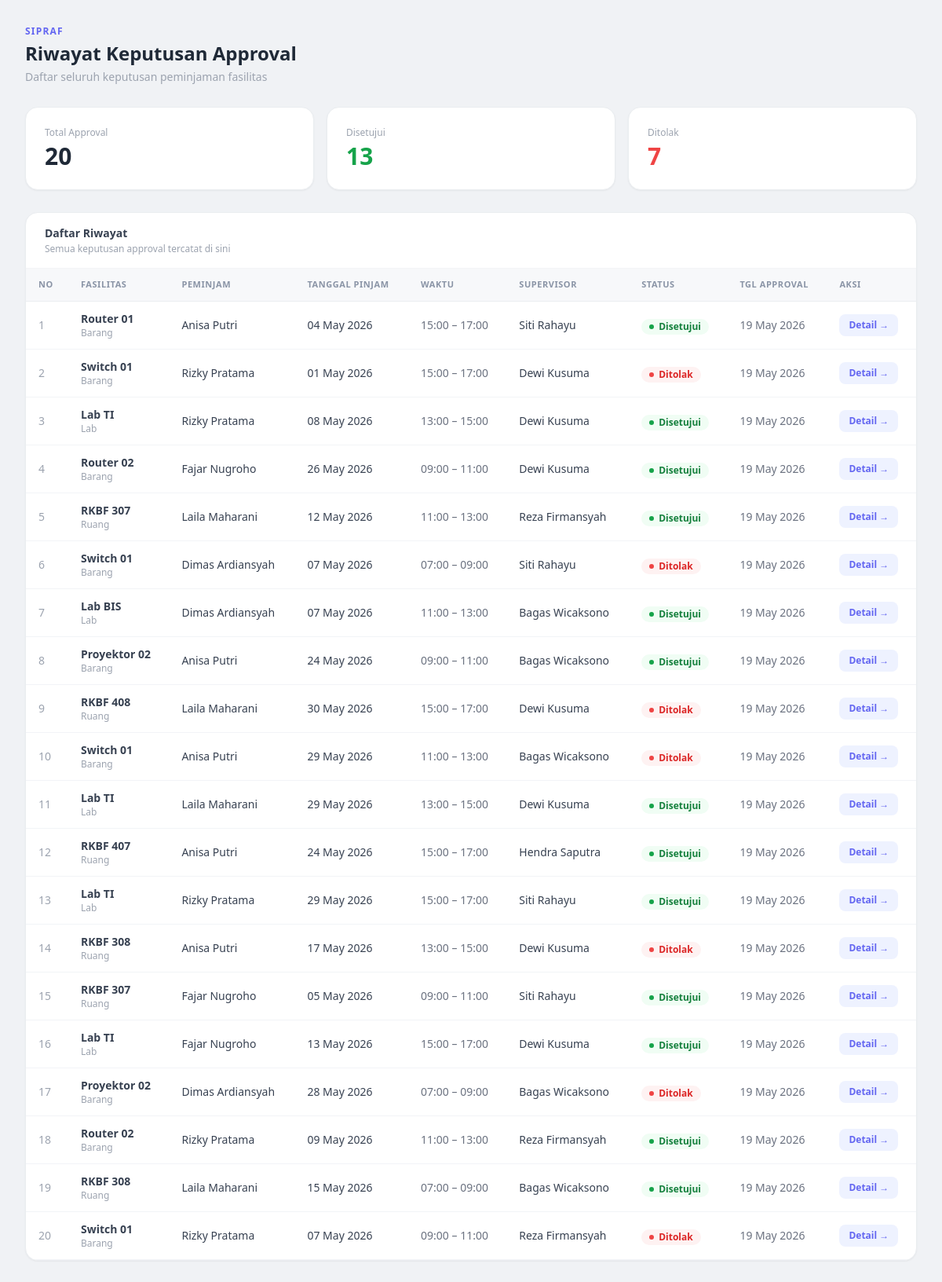
The page /pages/approval/index.php on the database its author committed.
### tables this page shows
CREATE TABLE `approvals` (
  `id` int NOT NULL,
  `reservation_id` int NOT NULL,
  `user_id` int NOT NULL,
  `status` enum('disetujui','ditolak') NOT NULL,
  `notes` text,
  `created_at` timestamp NULL DEFAULT CURRENT_TIMESTAMP
);

CREATE TABLE `facilities` (
  `id` int NOT NULL,
  `name` varchar(255) NOT NULL,
  `kategori` enum('lab','ruang','barang') NOT NULL,
  `kapasitas` int DEFAULT '0',
  `deskripsi` text,
  `status` enum('tersedia','dipinjam') DEFAULT 'tersedia',
  `created_at` timestamp NULL DEFAULT CURRENT_TIMESTAMP
);

CREATE TABLE `users` (
  `id` int NOT NULL,
  `name` varchar(255) NOT NULL,
  `email` varchar(255) NOT NULL,
  `password` varchar(255) NOT NULL,
  `role` enum('admin','supervisor','borrower') NOT NULL,
  `foto` varchar(255) DEFAULT NULL,
  `created_at` timestamp NULL DEFAULT CURRENT_TIMESTAMP
);

CREATE TABLE `reservations` (
  `id` int NOT NULL,
  `user_id` int NOT NULL,
  `facility_id` int NOT NULL,
  `notes` text,
  `tanggal` date NOT NULL,
  `jam_mulai` time NOT NULL,
  `jam_selesai` time NOT NULL,
  `status` enum('diajukan','disetujui','ditolak','dibatalkan') DEFAULT 'diajukan',
  `created_at` timestamp NULL DEFAULT CURRENT_TIMESTAMP
);

### helper/data/approval.php (called while the page is built, shortened)
<?php
function getAllApproval($conn) {
    $query = "SELECT
                a.id,
                a.status AS status_approval,
                a.notes AS catatan_approval,
                a.created_at AS tanggal_approval,
                r.id AS reservation_id,
                r.tanggal,
                r.jam_mulai,
                r.jam_selesai,
                r.notes AS catatan_reservasi,
                r.status AS status_reservasi,
                f.name AS nama_fasilitas,
                f.kategori,
                u_peminjam.name AS nama_peminjam,
                u_supervisor.name AS nama_supervisor
              FROM approvals a
              JOIN reservations r ON a.reservation_id = r.id
              JOIN facilities f ON r.facility_id = f.id
              JOIN users u_peminjam ON r.user_id = u_peminjam.id
              JOIN users u_supervisor ON a.user_id = u_supervisor.id
              ORDER BY a.created_at DESC";
    $result = mysqli_query($conn, $query);
    return $result;
}
function getLaporanApproval($conn) {
    $query = "SELECT
                a.id,
                a.status AS status_approval,
                a.notes AS catatan_approval,
                a.created_at AS tanggal_approval,
                r.tanggal,
                r.jam_mulai,
                r.jam_selesai,
                f.name AS nama_fasilitas,
                f.kategori,
                u_peminjam.name AS nama_peminjam,
                u_supervisor.name AS nama_supervisor
              FROM approvals a
              JOIN reservations r ON a.reservation_id = r.id
              JOIN facilities f ON r.facility_id = f.id
              JOIN users u_peminjam ON r.user_id = u_peminjam.id
              JOIN users u_supervisor ON a.user_id = u_supervisor.id
              ORDER BY a.created_at DESC";
    $result = mysqli_query($conn, $query);
    $data_laporan = [];
    while ($row = mysqli_fetch_assoc($result)) {
        $data_laporan[] = $row;
    }
    return $data_laporan;
}

### logic/approval_process.php (called while the page is built)
<?php
require_once __DIR__ . '/../helper/data/approval.php';
function generateLaporan($conn) {
    $data_laporan = getLaporanApproval($conn);
    $total = count($data_laporan);
    $total_disetujui = 0;
    $total_ditolak = 0;
    foreach ($data_laporan as $row) {
        if ($row['status_approval'] === 'disetujui') {
            $total_disetujui++;
        } else if ($row['status_approval'] === 'ditolak') {
            $total_ditolak++;
        }
    }
    $hasil_laporan = [
        'total'           => $total,
        'total_disetujui' => $total_disetujui,
        'total_ditolak'   => $total_ditolak,
        'detail'          => $data_laporan
    ];
    return $hasil_laporan;
}

### pages/approval/index.php (the view, shortened to what this page needs)
<?php
require_once __DIR__ . '/../../helper/db_conn.php';
require_once __DIR__ . '/../../helper/data/approval.php';
require_once __DIR__ . '/../../logic/approval_process.php';
$role    = $_SESSION['role']    ?? 'borrower';
$user_id = $_SESSION['user_id'] ?? 0;
$data_approval = ($role === 'admin' || $role === 'supervisor')
    ? getAllApproval($conn)
    : getApprovalByUser($conn, $user_id);
$laporan = ($role === 'admin' || $role === 'supervisor') ? generateLaporan($conn) : null;
?>
<!DOCTYPE html>
<html lang="id">
<head>
    <script src="https://cdn.tailwindcss.com"></script>
</head>
<body class="bg-[#f0f2f5] min-h-screen p-6 md:p-8">
    <div class="mb-7">
        <p class="text-xs font-semibold text-indigo-500 tracking-widest uppercase mb-1">SIPRAF</p>
        <h1 class="text-2xl font-bold text-gray-800">Riwayat Keputusan Approval</h1>
        <p class="text-sm text-gray-400 mt-1">Daftar seluruh keputusan peminjaman fasilitas</p>
    </div>
    <?php if ($laporan): ?>
    <div class="grid grid-cols-1 sm:grid-cols-3 gap-4 mb-7">
        <?php
        $kartu = [
            ['label' => 'Total Approval', 'nilai' => $laporan['total'],           'warna' => 'text-gray-800'],
            ['label' => 'Disetujui',      'nilai' => $laporan['total_disetujui'], 'warna' => 'text-green-600'],
            ['label' => 'Ditolak',        'nilai' => $laporan['total_ditolak'],   'warna' => 'text-red-500'],
        ];
        foreach ($kartu as $k): ?>
        <div class="bg-white rounded-2xl border border-[#eaedf0] shadow-sm p-6 hover:shadow-md transition">
            <p class="text-xs text-gray-400 font-medium mb-1"><?= $k['label'] ?></p>
            <p class="text-3xl font-bold <?= $k['warna'] ?>"><?= $k['nilai'] ?></p>
        </div>
        <?php endforeach; ?>
    </div>
    <?php endif; ?>
    <div class="bg-white rounded-2xl border border-[#eaedf0] shadow-sm overflow-hidden">
        <div class="px-6 py-4 border-b border-gray-100">
            <h2 class="text-sm font-semibold text-gray-700">Daftar Riwayat</h2>
            <p class="text-xs text-gray-400 mt-0.5">Semua keputusan approval tercatat di sini</p>
        </div>
        <div class="overflow-x-auto">
            <table class="min-w-full">
                <thead class="bg-[#f7f8fa]">
                    <tr>
                        <?php foreach (['No','Fasilitas','Peminjam','Tanggal Pinjam','Waktu','Supervisor','Status','Tgl Approval','Aksi'] as $th): ?>
                        <th class="text-left text-[11px] font-semibold tracking-wider text-[#8a94a6] uppercase px-4 py-3 border-b border-[#eaedf0]"><?= $th ?></th>
                        <?php endforeach; ?>
                    </tr>
                </thead>
                <tbody>
                <?php
                $no       = 1;
                while ($row = mysqli_fetch_assoc($data_approval)):
                    $disetujui = ($row['status_approval'] ?? '') === 'disetujui';
                ?>
                <tr class="border-b border-[#f2f4f7] hover:bg-[#f7f9fc]">
                    <td class="px-4 py-3 text-sm text-gray-400"><?= $no++ ?></td>
                    <td class="px-4 py-3">
                        <p class="text-sm font-semibold text-gray-700"><?= htmlspecialchars($row['nama_fasilitas'] ?? '-') ?></p>
                        <p class="text-xs text-gray-400"><?= ucfirst($row['kategori'] ?? '-') ?></p>
                    </td>
                    <td class="px-4 py-3 text-sm text-gray-700"><?= htmlspecialchars($row['nama_peminjam'] ?? '-') ?></td>
                    <td class="px-4 py-3 text-sm text-gray-700"><?= !empty($row['tanggal']) ? date('d M Y', strtotime($row['tanggal'])) : '-' ?></td>
                    <td class="px-4 py-3 text-sm text-gray-500"><?= substr($row['jam_mulai'] ?? '00:00', 0, 5) ?> – <?= substr($row['jam_selesai'] ?? '00:00', 0, 5) ?></td>
                    <td class="px-4 py-3 text-sm text-gray-700"><?= htmlspecialchars($row['nama_supervisor'] ?? '-') ?></td>
                    <td class="px-4 py-3">
                        <?php if ($disetujui): ?>
                        <span class="inline-flex items-center gap-1.5 bg-green-50 text-green-700 px-2.5 py-0.5 rounded-full text-xs font-semibold">
                            <span class="w-1.5 h-1.5 rounded-full bg-green-600"></span>Disetujui
                        </span>
                        <?php else: ?>
                        <span class="inline-flex items-center gap-1.5 bg-red-50 text-red-600 px-2.5 py-0.5 rounded-full text-xs font-semibold">
                            <span class="w-1.5 h-1.5 rounded-full bg-red-500"></span>Ditolak
                        </span>
                        <?php endif; ?>
                    </td>
                    <td class="px-4 py-3 text-sm text-gray-500"><?= !empty($row['tanggal_approval']) ? date('d M Y', strtotime($row['tanggal_approval'])) : '-' ?></td>
                    <td class="px-4 py-3">
                        <a href="detail.php?id=<?= $row['id'] ?>" class="inline-flex items-center bg-indigo-50 text-indigo-500 hover:bg-indigo-500 hover:text-white px-3 py-1.5 rounded-lg text-xs font-semibold transition">Detail →</a>
                    </td>
                </tr>
                <?php endwhile; ?>
                </tbody>
            </table>
        </div>
    </div>
</body>
</html>

### rows shown on the page
approvals: facilities.name "Router 01", facilities.kategori "Barang", users.name "Anisa Putri", reservation.tanggal "04 May 2026", reservation.jam_mulai "15:00", reservation.jam_selesai "17:00", user.name "Siti Rahayu", status "disetujui" (drawn), created_at "19 May 2026"
approvals: facilities.name "Switch 01", facilities.kategori "Barang", users.name "Rizky Pratama", reservation.tanggal "01 May 2026", reservation.jam_mulai "15:00", reservation.jam_selesai "17:00", user.name "Dewi Kusuma", status "ditolak" (drawn), created_at "19 May 2026"
approvals: facilities.name "Lab TI", facilities.kategori "Lab", users.name "Rizky Pratama", reservation.tanggal "08 May 2026", reservation.jam_mulai "13:00", reservation.jam_selesai "15:00", user.name "Dewi Kusuma", status "disetujui" (drawn), created_at "19 May 2026"
approvals: facilities.name "Router 02", facilities.kategori "Barang", users.name "Fajar Nugroho", reservation.tanggal "26 May 2026", reservation.jam_mulai "09:00", reservation.jam_selesai "11:00", user.name "Dewi Kusuma", status "disetujui" (drawn), created_at "19 May 2026"
approvals: facilities.name "RKBF 307", facilities.kategori "Ruang", users.name "Laila Maharani", reservation.tanggal "12 May 2026", reservation.jam_mulai "11:00", reservation.jam_selesai "13:00", user.name "Reza Firmansyah", status "disetujui" (drawn), created_at "19 May 2026"
approvals: facilities.name "Switch 01", facilities.kategori "Barang", users.name "Dimas Ardiansyah", reservation.tanggal "07 May 2026", reservation.jam_mulai "07:00", reservation.jam_selesai "09:00", user.name "Siti Rahayu", status "ditolak" (drawn), created_at "19 May 2026"
approvals: facilities.name "Lab BIS", facilities.kategori "Lab", users.name "Dimas Ardiansyah", reservation.tanggal "07 May 2026", reservation.jam_mulai "11:00", reservation.jam_selesai "13:00", user.name "Bagas Wicaksono", status "disetujui" (drawn), created_at "19 May 2026"
approvals: facilities.name "Proyektor 02", facilities.kategori "Barang", users.name "Anisa Putri", reservation.tanggal "24 May 2026", reservation.jam_mulai "09:00", reservation.jam_selesai "11:00", user.name "Bagas Wicaksono", status "disetujui" (drawn), created_at "19 May 2026"
approvals: facilities.name "RKBF 408", facilities.kategori "Ruang", users.name "Laila Maharani", reservation.tanggal "30 May 2026", reservation.jam_mulai "15:00", reservation.jam_selesai "17:00", user.name "Dewi Kusuma", status "ditolak" (drawn), created_at "19 May 2026"
approvals: facilities.name "Switch 01", facilities.kategori "Barang", users.name "Anisa Putri", reservation.tanggal "29 May 2026", reservation.jam_mulai "11:00", reservation.jam_selesai "13:00", user.name "Bagas Wicaksono", status "ditolak" (drawn), created_at "19 May 2026"
approvals: facilities.name "Lab TI", facilities.kategori "Lab", users.name "Laila Maharani", reservation.tanggal "29 May 2026", reservation.jam_mulai "13:00", reservation.jam_selesai "15:00", user.name "Dewi Kusuma", status "disetujui" (drawn), created_at "19 May 2026"
approvals: facilities.name "RKBF 407", facilities.kategori "Ruang", users.name "Anisa Putri", reservation.tanggal "24 May 2026", reservation.jam_mulai "15:00", reservation.jam_selesai "17:00", user.name "Hendra Saputra", status "disetujui" (drawn), created_at "19 May 2026"
approvals: facilities.name "Lab TI", facilities.kategori "Lab", users.name "Rizky Pratama", reservation.tanggal "29 May 2026", reservation.jam_mulai "15:00", reservation.jam_selesai "17:00", user.name "Siti Rahayu", status "disetujui" (drawn), created_at "19 May 2026"
approvals: facilities.name "RKBF 308", facilities.kategori "Ruang", users.name "Anisa Putri", reservation.tanggal "17 May 2026", reservation.jam_mulai "13:00", reservation.jam_selesai "15:00", user.name "Dewi Kusuma", status "ditolak" (drawn), created_at "19 May 2026"
approvals: facilities.name "RKBF 307", facilities.kategori "Ruang", users.name "Fajar Nugroho", reservation.tanggal "05 May 2026", reservation.jam_mulai "09:00", reservation.jam_selesai "11:00", user.name "Siti Rahayu", status "disetujui" (drawn), created_at "19 May 2026"
approvals: facilities.name "Lab TI", facilities.kategori "Lab", users.name "Fajar Nugroho", reservation.tanggal "13 May 2026", reservation.jam_mulai "15:00", reservation.jam_selesai "17:00", user.name "Dewi Kusuma", status "disetujui" (drawn), created_at "19 May 2026"
approvals: facilities.name "Proyektor 02", facilities.kategori "Barang", users.name "Dimas Ardiansyah", reservation.tanggal "28 May 2026", reservation.jam_mulai "07:00", reservation.jam_selesai "09:00", user.name "Bagas Wicaksono", status "ditolak" (drawn), created_at "19 May 2026"
approvals: facilities.name "Router 02", facilities.kategori "Barang", users.name "Rizky Pratama", reservation.tanggal "09 May 2026", reservation.jam_mulai "11:00", reservation.jam_selesai "13:00", user.name "Reza Firmansyah", status "disetujui" (drawn), created_at "19 May 2026"
approvals: facilities.name "RKBF 308", facilities.kategori "Ruang", users.name "Laila Maharani", reservation.tanggal "15 May 2026", reservation.jam_mulai "07:00", reservation.jam_selesai "09:00", user.name "Bagas Wicaksono", status "disetujui" (drawn), created_at "19 May 2026"
approvals: facilities.name "Switch 01", facilities.kategori "Barang", users.name "Rizky Pratama", reservation.tanggal "07 May 2026", reservation.jam_mulai "09:00", reservation.jam_selesai "11:00", user.name "Reza Firmansyah", status "ditolak" (drawn), created_at "19 May 2026"

### other values the page prints
$k['label'] "Total Approval"
$k['nilai'] "20"
$k['label'] "Disetujui"
$k['nilai'] "13"
$k['label'] "Ditolak"
$k['nilai'] "7"
$th "NO"
$th "FASILITAS"
$th "PEMINJAM"
$th "TANGGAL PINJAM"
$th "WAKTU"
$th "SUPERVISOR"
$th "STATUS"
$th "TGL APPROVAL"
$th "AKSI"
